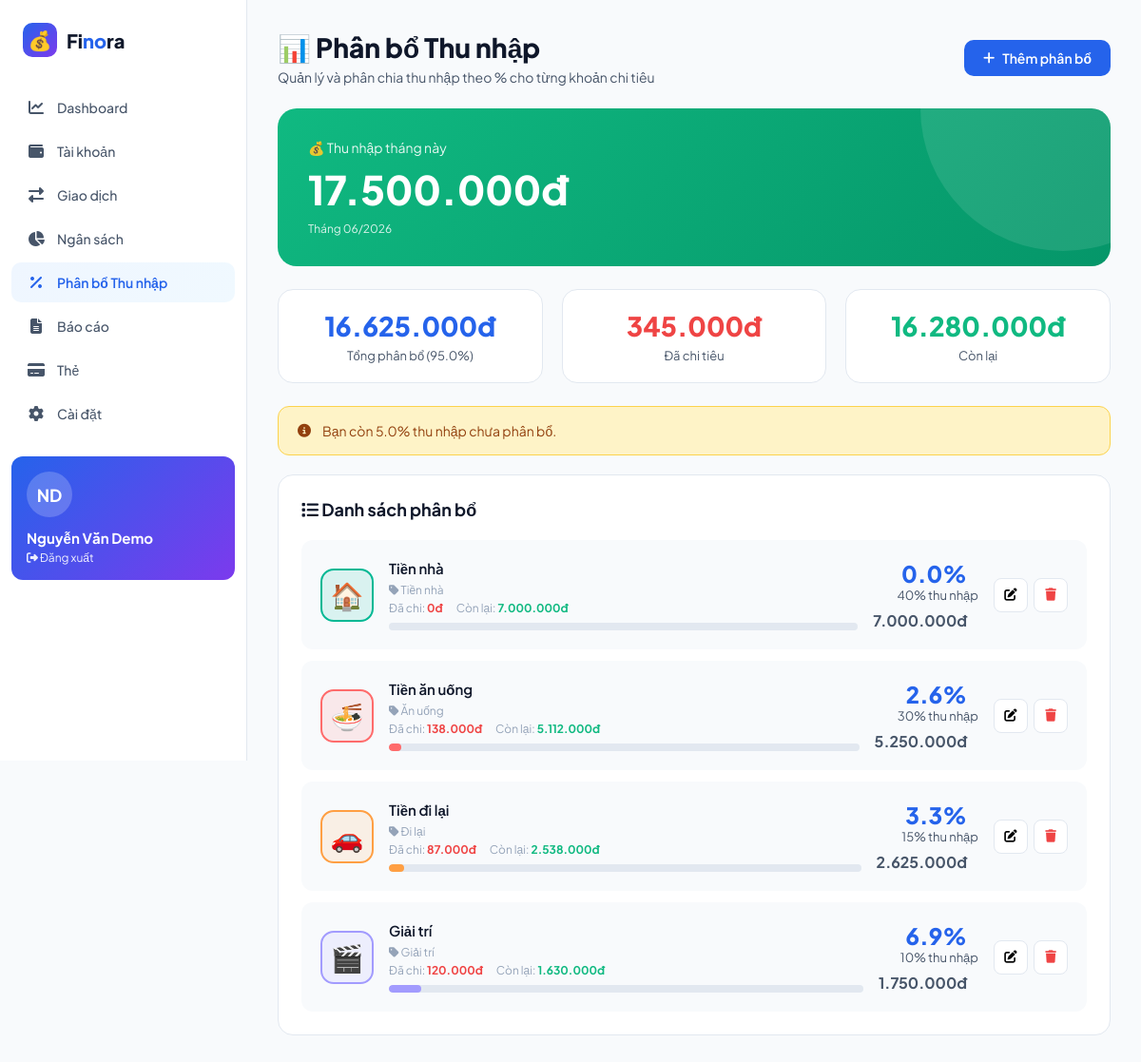
/finora/budget-allocation.php (signed in), run on the app's committed database.
### tables this page shows
CREATE TABLE budget_allocations (
    id INT AUTO_INCREMENT PRIMARY KEY,
    user_id INT NOT NULL,
    category_id INT NOT NULL,
    name VARCHAR(100) NOT NULL,
    percentage DECIMAL(5,2) NOT NULL,
    created_at TIMESTAMP DEFAULT CURRENT_TIMESTAMP,
    updated_at TIMESTAMP DEFAULT CURRENT_TIMESTAMP ON UPDATE CURRENT_TIMESTAMP,
    FOREIGN KEY (user_id) REFERENCES users(id) ON DELETE CASCADE,
    FOREIGN KEY (category_id) REFERENCES categories(id) ON DELETE CASCADE,
    INDEX idx_user (user_id)
);

CREATE TABLE categories (
    id INT AUTO_INCREMENT PRIMARY KEY,
    user_id INT NULL,
    name VARCHAR(100) NOT NULL,
    type ENUM('income', 'expense') DEFAULT 'expense',
    icon VARCHAR(50) DEFAULT '📦',
    color VARCHAR(20) DEFAULT '#7C3AED',
    description TEXT,
    is_system TINYINT(1) DEFAULT 0,
    parent_id INT DEFAULT NULL,
    display_order INT DEFAULT 0,
    created_at TIMESTAMP DEFAULT CURRENT_TIMESTAMP,
    FOREIGN KEY (user_id) REFERENCES users(id) ON DELETE CASCADE,
    FOREIGN KEY (parent_id) REFERENCES categories(id) ON DELETE SET NULL,
    INDEX idx_user_type (user_id, type),
    INDEX idx_system (is_system)
);

### finora/budget-allocation.php (the view, shortened to what this page needs)
<?php
require_once __DIR__ . '/../connect.php';
$userId = $_SESSION['user_id'];
$userName = $_SESSION['user_name'];
$stmt = $conn->prepare("
    SELECT COALESCE(SUM(amount), 0) as monthly_income
    FROM transactions
    WHERE user_id = ? AND type = 'income'
    AND MONTH(transaction_date) = MONTH(CURDATE())
    AND YEAR(transaction_date) = YEAR(CURDATE())
");
$stmt->bind_param("i", $userId);
$stmt->execute();
$income = $stmt->get_result()->fetch_assoc();
$monthlyIncome = $income['monthly_income'];
$allocations = $conn->query("
    SELECT
        ba.*,
        c.name as category_name,
        c.icon as category_icon,
        c.color as category_color,
        COALESCE(SUM(t.amount), 0) as spent_amount
    FROM budget_allocations ba
    LEFT JOIN categories c ON ba.category_id = c.id
    LEFT JOIN transactions t ON t.category_id = ba.category_id
        AND t.user_id = ba.user_id
        AND t.type = 'expense'
        AND MONTH(t.transaction_date) = MONTH(CURDATE())
        AND YEAR(t.transaction_date) = YEAR(CURDATE())
    WHERE ba.user_id = $userId
    GROUP BY ba.id, ba.user_id, ba.category_id, ba.name, ba.percentage, ba.created_at, ba.updated_at,
             c.name, c.icon, c.color
    ORDER BY ba.percentage DESC
");
$totalPercentage = 0;
$totalAllocated = 0;
$totalSpent = 0;
$allocationsData = [];
if ($allocations) {
    while ($row = $allocations->fetch_assoc()) {
        $totalPercentage += $row['percentage'];
        $allocatedAmount = $monthlyIncome * ($row['percentage'] / 100);
        $totalAllocated += $allocatedAmount;
        $totalSpent += $row['spent_amount'];
        $allocationsData[] = $row;
    }
}
?>
<!DOCTYPE html>
<html lang="vi">
<head>
    <link rel="stylesheet" href="https://cdnjs.cloudflare.com/ajax/libs/font-awesome/6.4.0/css/all.min.css">
</head>
<body>
    <aside class="sidebar">
        <div class="logo"><div class="logo-icon">💰</div><span>Fi<span style="color: var(--primary)">no</span>ra</span></div>
        <ul class="sidebar-menu">
            <li class="menu-item"><a href="dashboard.php" class="menu-link"><i class="menu-icon fas fa-chart-line"></i><span>Dashboard</span></a></li>
            <li class="menu-item"><a href="accounts.php" class="menu-link"><i class="menu-icon fas fa-wallet"></i><span>Tài khoản</span></a></li>
            <li class="menu-item"><a href="transactions.php" class="menu-link"><i class="menu-icon fas fa-exchange-alt"></i><span>Giao dịch</span></a></li>
            <li class="menu-item"><a href="budgets.php" class="menu-link"><i class="menu-icon fas fa-chart-pie"></i><span>Ngân sách</span></a></li>
            <li class="menu-item"><a href="budget-allocation.php" class="menu-link active"><i class="menu-icon fas fa-percentage"></i><span>Phân bổ Thu nhập</span></a></li>
            <li class="menu-item"><a href="reports.php" class="menu-link"><i class="menu-icon fas fa-file-alt"></i><span>Báo cáo</span></a></li>
            <li class="menu-item"><a href="cards.php" class="menu-link"><i class="menu-icon fas fa-credit-card"></i><span>Thẻ</span></a></li>
            <li class="menu-item"><a href="settings.php" class="menu-link"><i class="menu-icon fas fa-cog"></i><span>Cài đặt</span></a></li>
        </ul>
        <div class="user-card">
            <div class="user-avatar"><?php
                $names = explode(' ', $userName);
                echo strtoupper(substr($names[0], 0, 1));
                if (count($names) > 1) echo strtoupper(substr($names[count($names) - 1], 0, 1));
            ?></div>
            <div class="user-name-card"><?= htmlspecialchars($userName) ?></div>
            <div style="font-size: 12px;"><a href="logout.php" style="color: rgba(255,255,255,0.9); text-decoration: none;"><i class="fas fa-sign-out-alt"></i> Đăng xuất</a></div>
        </div>
    </aside>
    <main class="main-content">
        <div class="top-bar">
            <div>
                <h1 class="page-title">📊 Phân bổ Thu nhập</h1>
                <p class="page-subtitle">Quản lý và phân chia thu nhập theo % cho từng khoản chi tiêu</p>
            </div>
            <button class="btn btn-primary" onclick="openAddModal()"><i class="fas fa-plus"></i> Thêm phân bổ</button>
        </div>
        <div class="income-card">
            <div class="income-label">💰 Thu nhập tháng này</div>
            <div class="income-amount"><?= number_format($monthlyIncome, 0, ',', '.') ?>đ</div>
            <div class="income-note">Tháng <?= date('m/Y') ?></div>
        </div>
        <div class="stats-grid">
            <div class="stat-card">
                <div class="stat-value" style="color: var(--primary);"><?= number_format($totalAllocated, 0, ',', '.') ?>đ</div>
                <div class="stat-label">Tổng phân bổ (<?= number_format($totalPercentage, 1) ?>%)</div>
            </div>
            <div class="stat-card">
                <div class="stat-value" style="color: var(--danger);"><?= number_format($totalSpent, 0, ',', '.') ?>đ</div>
                <div class="stat-label">Đã chi tiêu</div>
            </div>
            <div class="stat-card">
                <div class="stat-value" style="color: var(--success);"><?= number_format($totalAllocated - $totalSpent, 0, ',', '.') ?>đ</div>
                <div class="stat-label">Còn lại</div>
            </div>
        </div>
        <?php if ($totalPercentage > 100): ?>
            <div class="alert alert-danger">
                <i class="fas fa-exclamation-triangle"></i>
                Cảnh báo: Tổng phần trăm phân bổ vượt quá 100%! Vui lòng điều chỉnh lại.
            </div>
        <?php elseif ($totalPercentage < 100 && count($allocationsData) > 0): ?>
            <div class="alert alert-warning">
                <i class="fas fa-info-circle"></i>
                Bạn còn <?= number_format(100 - $totalPercentage, 1) ?>% thu nhập chưa phân bổ.
            </div>
        <?php endif; ?>
        <div class="allocation-section">
            <div class="section-header">
                <h2 class="section-title"><i class="fas fa-list"></i> Danh sách phân bổ</h2>
            </div>
            <?php if (count($allocationsData) > 0): ?>
                <div class="allocation-list">
                    <?php foreach ($allocationsData as $allocation):
                        $allocatedAmount = $monthlyIncome * ($allocation['percentage'] / 100);
                        $spentAmount = $allocation['spent_amount'];
                        $remainingAmount = $allocatedAmount - $spentAmount;
                        $spentPercentage = $allocatedAmount > 0 ? ($spentAmount / $allocatedAmount * 100) : 0;
                        $spentPercentage = min($spentPercentage, 100);
                    ?>
                        <div class="allocation-item">
                            <div class="allocation-icon" style="background: <?= $allocation['category_color'] ?>20; border-color: <?= $allocation['category_color'] ?>;">
                                <?= htmlspecialchars($allocation['category_icon']) ?>
                            </div>
                            <div class="allocation-info">
                                <div class="allocation-name"><?= htmlspecialchars($allocation['name']) ?></div>
                                <div class="allocation-category">
                                    <i class="fas fa-tag"></i> <?= htmlspecialchars($allocation['category_name']) ?>
                                </div>
                                <div style="font-size: 12px; color: var(--text-lighter); margin-top: 4px;">
                                    <span>Đã chi: <strong style="color: var(--danger);"><?= number_format($spentAmount, 0, ',', '.') ?>đ</strong></span>
                                    <span style="margin-left: 12px;">Còn lại: <strong style="color: var(--success);"><?= number_format($remainingAmount, 0, ',', '.') ?>đ</strong></span>
                                </div>
                                <div class="allocation-bar">
                                    <div class="allocation-fill" style="width: <?= $spentPercentage ?>%; background: <?= $spentPercentage >= 100 ? 'var(--danger)' : ($spentPercentage >= 80 ? 'var(--warning)' : $allocation['category_color']) ?>;"></div>
                                </div>
                            </div>
                            <div style="text-align: right;">
                                <div class="allocation-percentage" style="color: <?= $spentPercentage >= 100 ? 'var(--danger)' : ($spentPercentage >= 80 ? 'var(--warning)' : 'var(--primary)') ?>;">
                                    <?= number_format($spentPercentage, 1) ?>%
                                </div>
                                <div style="font-size: 13px; color: var(--text-light); margin-bottom: 8px;">
                                    <?= number_format($allocation['percentage'], 0) ?>% thu nhập
                                </div>
                                <div class="allocation-amount"><?= number_format($allocatedAmount, 0, ',', '.') ?>đ</div>
                            </div>
                            <div class="allocation-actions">
                                <button class="btn-icon" onclick="openEditModal(<?= htmlspecialchars(json_encode($allocation)) ?>)" title="Sửa">
                                    <i class="fas fa-edit"></i>
                                </button>
                                <button class="btn-icon" onclick="deleteAllocation(<?= $allocation['id'] ?>)" title="Xóa" style="color: var(--danger);">
                                    <i class="fas fa-trash"></i>
                                </button>
                            </div>
                        </div>
                    <?php endforeach; ?>
                </div>
            <?php endif; ?>
        </div>
    </main>
</body>
</html>

### data on the page
budget_allocations: category.icon "🏠", name "Tiền nhà", category.name "Tiền nhà", spentAmount "0", remainingAmount "7.000.000", spentPercentage "0.0", percentage "40", allocatedAmount "7.000.000"
budget_allocations: category.icon "🍜", name "Tiền ăn uống", category.name "Ăn uống", spentAmount "138.000", remainingAmount "5.112.000", spentPercentage "2.6", percentage "30", allocatedAmount "5.250.000"
budget_allocations: category.icon "🚗", name "Tiền đi lại", category.name "Đi lại", spentAmount "87.000", remainingAmount "2.538.000", spentPercentage "3.3", percentage "15", allocatedAmount "2.625.000"
budget_allocations: category.icon "🎬", name "Giải trí", category.name "Giải trí", spentAmount "120.000", remainingAmount "1.630.000", spentPercentage "6.9", percentage "10", allocatedAmount "1.750.000"

### other printed values
substr($names[0], 0, 1) "N"
substr($names[count($names) - 1], 0, 1) "D"
$userName "Nguyễn Văn Demo"
$monthlyIncome "17.500.000"
$totalAllocated "16.625.000"
$totalPercentage "95.0"
$totalSpent "345.000"
$totalAllocated - $totalSpent "16.280.000"
100 - $totalPercentage "5.0"
